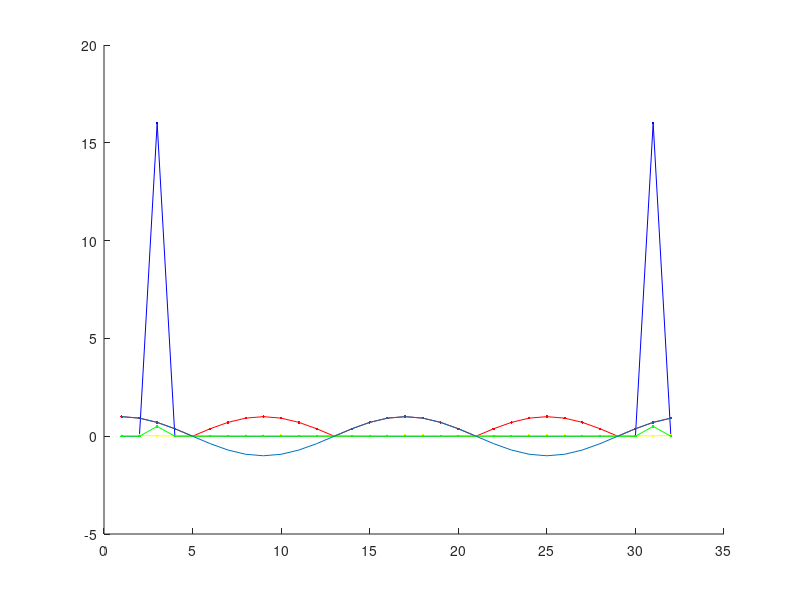

Reproduce this figure in MATLAB.
clear all, close all, clc;
N=32;
n=[0:1:N-1];
k=[0:1:N-1];
x=cos(pi/8*n);
for  n=0:1:N-1;
        for  k=0:1:N-1;
             end
         end
X=x*exp(-j*(2*pi/N)*k*n);
Y=(1/N)*X*exp(j*(2*pi/N)*k*n);
fft(X),'.-r';
abs(X),'.-b';
hold on
plot(abs(X),'.-r');
plot(abs(fft(x)),'.-b');
fft(Y),'.-r';
abs(Y),'.-b';
plot(abs(Y),'.-y');
plot(abs(fft(Y)),'.-g');
plot(x),'.-o'